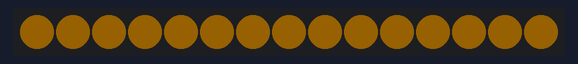
A program run on a simulated Raspberry Pi Pico running CircuitPython. Shown: 15 RGB LEDs in strip order, left to right. Dim RGB values are drawn brighter than linear.

Above: at 2.11 s.
At 6.5 s:
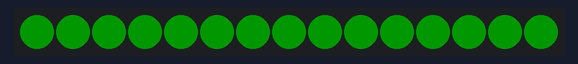
At 9.08 s:
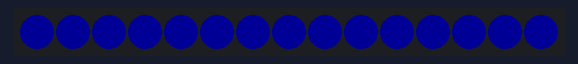
At 13.1 s:
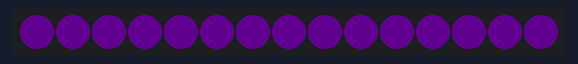
At 15.93 s:
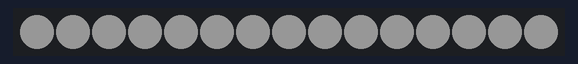
At 18.0 s:
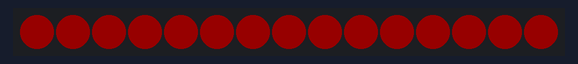

Measured:
- by itself, everything shown: repeats every 18.4 s, in 121 steps

The program:

led.py
```python
import array
import time
import board
import digitalio
import neopixel
import math

# Configure the number of WS2812 LEDs.
NUM_LEDS = 15
PINOUT = board.GP0
CYCLE_TIME = 1  # in seconds
BRIGHTNESS = 0.3  # Adjust this value to dim or brighten the LEDs

pixels = neopixel.NeoPixel(PINOUT, NUM_LEDS, brightness=BRIGHTNESS)

# Display a pattern on the LEDs via an array of LED RGB values.
pixel_array = [0] * NUM_LEDS

# Function to smoothly transition between colors
def interpolate_color(color1, color2, factor):
    r = int(color1[0] + factor * (color2[0] - color1[0]))
    g = int(color1[1] + factor * (color2[1] - color1[1]))
    b = int(color1[2] + factor * (color2[2] - color1[2]))
    return (r, g, b)

# Function to update pixel colors with smooth transitions
def update_smooth_color_transition(color1, color2, duration, steps=100):
    for step in range(steps):
        factor = step / steps
        interpolated_color = interpolate_color(color1, color2, math.sin(math.pi / 2 * factor))
        set_led_color(interpolated_color)
        updatePixel()
        time.sleep(duration / steps)

# Function to set LED colors
def set_led_color(color):
    for i in range(NUM_LEDS):
        pixel_array[i] = (color[1] << 16) + (color[0] << 8) + color[2]

# Function to update the Neopixel strip with new colors
def updatePixel():
    for i in range(NUM_LEDS):
        r = int(((pixel_array[i] >> 8) & 0xFF) * BRIGHTNESS)
        g = int(((pixel_array[i] >> 16) & 0xFF) * BRIGHTNESS)
        b = int((pixel_array[i] & 0xFF) * BRIGHTNESS)
        pixels[i] = (r, g, b)

# Colors to cycle through
colors_to_cycle = [
    (255, 0, 0),      # Red
    (255, 165, 0),    # Orange
    (255, 255, 0),    # Yellow
    (0, 255, 0),      # Green
    (0, 0, 255),      # Blue
    (75, 0, 130),     # Indigo
    (148, 0, 211),    # Violet
    (255, 255, 255)   # White
]

while True:
    for i in range(len(colors_to_cycle) - 1):
        update_smooth_color_transition(colors_to_cycle[i], colors_to_cycle[i + 1], CYCLE_TIME)
    update_smooth_color_transition(colors_to_cycle[-1], colors_to_cycle[0], CYCLE_TIME)
```
